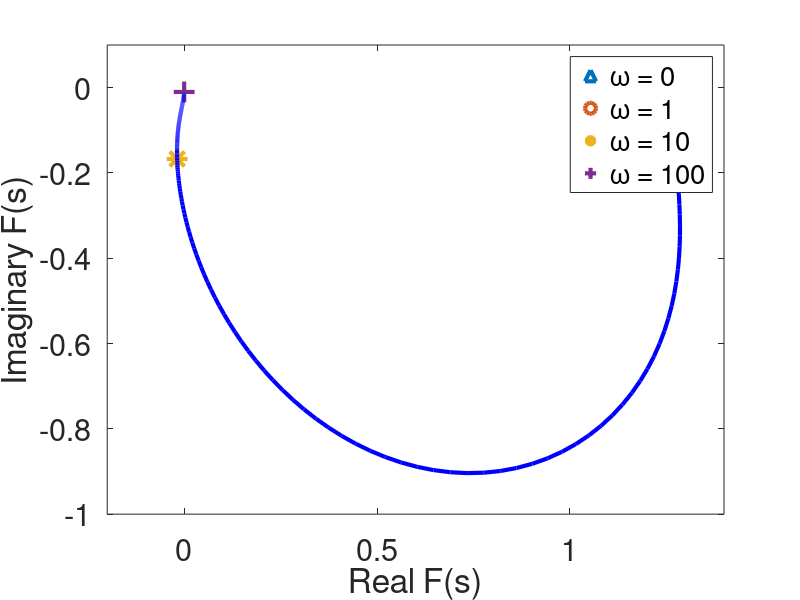

Write the MATLAB code that produced this figure.
% Chris Kreienkamp - 901965168
% AME 30315 - Diff Eq II
% Homework #1 - 31 Jan 2019

clear
clc
clf



%% CALCULATION
omega = linspace(0,10000,100001)';
magF = sqrt(omega.^6+86*omega.^4-775*omega.^2+625000)./...
    (omega.^4-14*omega.^2+625);
phaseF = atan2((-omega.^3-35*omega),(250-4*omega.^2));
F = magF.*exp(1i*phaseF);

%% MARK CHARACTERISTIC POINTS
plot(real(F(1)),imag(F(1)),'^','MarkerSize',15,'LineWidth',3); hold on
plot(real(F(11)),imag(F(11)),'o','MarkerSize',15,'LineWidth',3); hold on
plot(real(F(101)),imag(F(101)),'*','MarkerSize',15,'LineWidth',3); hold on
plot(real(F(1001)),imag(F(1001)),'+','MarkerSize',15,'LineWidth',3); hold on

%% PLOT
plot(real(F),imag(F),'b','LineWidth',3)
set(gca,'FontSize',22)
xlabel('Real F(s)'); ylabel('Imaginary F(s)')
legend('\omega = 0','\omega = 1','\omega = 10','\omega = 100','Location','best')
axis([-0.2,1.4,-1,0.1])